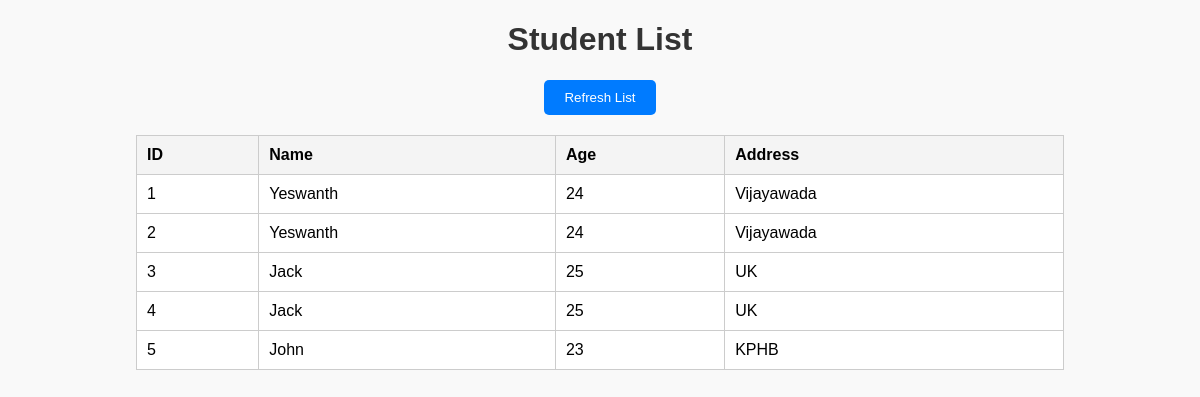
The app's page /display/ with its own data.
### app1/models.py (models this page shows)
class Student(models.Model):
    name=models.CharField(max_length=25)
    age=models.IntegerField()
    address=models.CharField(max_length=35,null=True)

### app1/views.py (the view)
# urls.py: path('display/',display,name='display')
def display(request):
    v=Student.objects.all()
    return render(request,'display.html',{'data':v})

### template/display.html (shortened to what this page needs)
<!DOCTYPE html>
<html lang="en">
<head>
</head>
<body>
    <h1>Student List</h1>
    <button id="refreshButton">Refresh List</button>
    <table>
        <thead>
            <tr>
                <th>ID</th>
                <th>Name</th>
                <th>Age</th>
                <th>Address</th>
            </tr>
        </thead>
        <tbody>
            {% for student in data %}
            <tr>
                <td>{{ student.id }}</td>
                <td>{{ student.name }}</td>
                <td>{{ student.age }}</td>
                <td>{{ student.address|default:"N/A" }}</td>
            </tr>
            {% endfor %}
        </tbody>
    </table>
</body>
</html>

### template/display.html (style rules this page uses)
body { font-family: Arial, sans-serif; margin: 20px; background-color: #f9f9f9; }
h1 { text-align: center; color: #333; }
table { width: 80%; margin: 20px auto; border-collapse: collapse; background-color: #fff; }
th, td { padding: 10px; text-align: left; border: 1px solid #ccc; }
th { background-color: #f4f4f4; }
#refreshButton { display: block; margin: 10px auto; padding: 10px 20px; background-color: #007BFF; color: white; border: none; border-radius: 5px; cursor: pointer; }

### records on screen
Student: id "1", name "Yeswanth", age "24", address "Vijayawada"
Student: id "2", name "Yeswanth", age "24", address "Vijayawada"
Student: id "3", name "Jack", age "25", address "UK"
Student: id "4", name "Jack", age "25", address "UK"
Student: id "5", name "John", age "23", address "KPHB"
